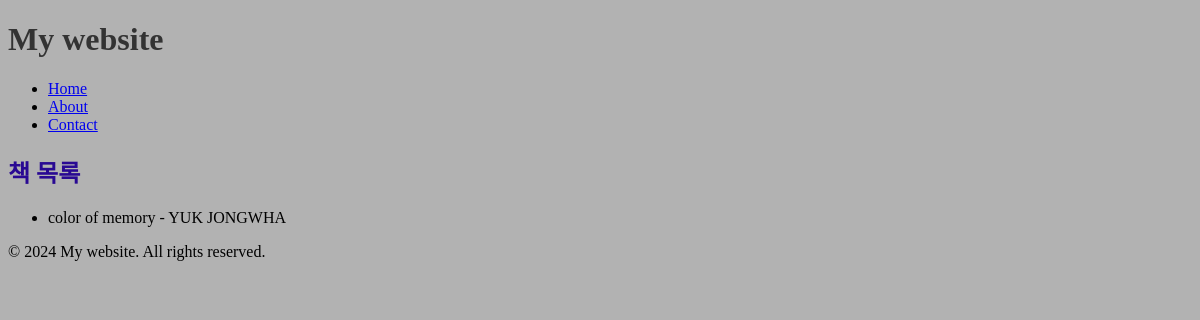
/example_app/booklist/, run on an earlier commit of the app's database.
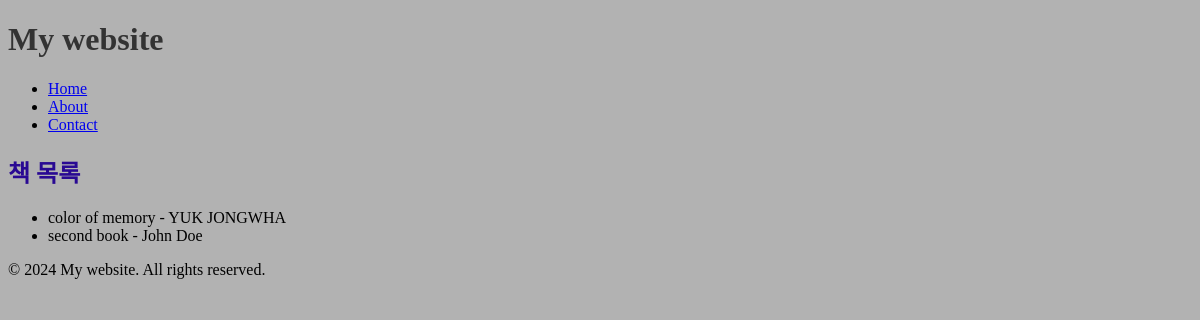
And on a later commit of the database.
### example_app/models.py (models this page shows, shortened)
class Book(models.Model):
    title = models.CharField(max_length=100)
    author = models.ForeignKey(Author, on_delete=models.CASCADE)
    published_date = models.DateField()
    price = models.DecimalField(max_digits=8, decimal_places=2, default=0)

class Author(models.Model):
    name = models.CharField(max_length=100)
    age = models.IntegerField()
    def __str__(self):
        return self.name

### example_app/views.py (the view)
# urls.py: path('booklist/', book_list, name='book_list'),
def book_list(request):
    books = Book.objects.all()
    return render(request, 'example_app/book_list.html', {'books':books})

### example_app/templates/example_app/book_list.html (shortened to what this page needs)
{% extends 'example_app/base.html' %}
{% block content %}
<h2>책 목록</h2>
<ul>
    {% for book in books %}
    <li>{{book.title}} - {{book.author}}</li>
    {% endfor %}
</ul>
{%endblock%}

What changed in the data, as far as the page shows it:
added Book: title "second book", author "John Doe"
